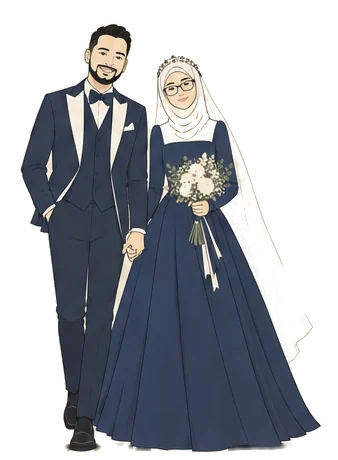
#> input picture assets/art/couple.webp, 338 x 460 px, given in place of invite_postcard.png, which was not available
$ python crop-art.py
#> lines starting #> are read from the running program, lines starting #| are printed output that depends on the picture
#!/usr/bin/env python3
"""Regenerate the Postcard's cropped art layers from the reference PNG.

    python3 tools/crop-art.py [path/to/invite_postcard.png]

Default source: ../requirements/references/invite_postcard.png (relative to the repo root).
Writes transparent WebP layers to assets/art/ (see assets/art/README.md for the file contract).

How the cut-out works (the art sits on cream paper in the PNG, and the site's paper is a slightly
different cream, so a plain crop would show a pale rectangle / halo):
  1. Erase the gold arch line where it runs behind the art (inpaint along its exact rows/columns).
  2. Estimate the local paper colour (normalised Gaussian blur of the pixels that look like paper).
  3. Soft key: alpha = smoothstep of the CIE-Lab distance to the local paper colour.
  4. Solid interior: threshold → close → fill holes → keep the components that touch the subject,
     so white rose petals / the white veil (which are close to the paper colour) stay opaque.
  5. Un-mix the colour: F = B + (I − B) / α, so semi-transparent edges carry the subject's colour
     instead of cream (no halo on any ground). Contact shadows survive as faint dark alpha.
Requires: numpy, opencv-python (cv2), Pillow with WebP.
"""
import os
import sys

import cv2
import numpy as np
from PIL import Image

ROOT = os.path.dirname(os.path.dirname(os.path.abspath(__file__)))
SRC = sys.argv[1] if len(sys.argv) > 1 else os.path.join(ROOT, '..', 'requirements', 'references', 'invite_postcard.png')
OUT = os.path.join(ROOT, 'assets', 'art')

# Reference geometry (px in the 1024×1536 PNG) — the gold frame's straight runs and bottom notches.
ARCH_X = (66, 953)       # centre of the vertical sides
ARCH_BASE_Y = 1450.5     # centre of the base line
NOTCH_R = 24             # concave corner radius (centre at the outer corner)
CLOSE = 13               # closing kernel that seals white petals' outlines before hole filling
BIG_HOLE = 700           # enclosed paper-coloured areas at least this big (px²) are part of the subject

# name: (box x0, y0, x1, y1), bleed edges (alpha may touch these), seed box (in crop coords) for the subject
# seeds: boxes in PNG px; connected groups touching a seed are the subject, everything else is dropped
LAYERS = {
    'roses-top-left':     dict(box=(0, 0, 336, 476), bleed='tl', q=84,
                               seeds=[(0, 0, 280, 300), (0, 300, 110, 440)]),
    'roses-bottom-right': dict(box=(716, 1088, 1024, 1536), bleed='br', q=84,
                               seeds=[(860, 1120, 1024, 1536), (740, 1300, 1024, 1536)]),
    'lantern-1':          dict(box=(788, 0, 892, 300), bleed='t', q=86, seeds=[(830, 0, 860, 270)]),
    'lantern-2':          dict(box=(884, 0, 984, 380), bleed='t', q=86, seeds=[(920, 0, 945, 350)]),
    'couple':             dict(box=(356, 1004, 694, 1464), bleed='', q=86, seeds=[(420, 1040, 640, 1440)]),
}

ARCH_TIP = (509.5, 75)   # archPath(887, …) placed at x=66, y=75
ARCH_W = 887
SIDE = 0.465


def _bez(p0, p1, p2, p3, n=80):
    t = np.linspace(0, 1, n)[:, None]
    return (1 - t) ** 3 * p0 + 3 * (1 - t) ** 2 * t * p1 + 3 * (1 - t) * t ** 2 * p2 + t ** 3 * p3


# [10 lines left out: function arch_dome_points, not called in this run]


def smoothstep(e0, e1, x):
    t = np.clip((x - e0) / (e1 - e0), 0, 1)
    return t * t * (3 - 2 * t)


def to_lab(rgb01):
    return cv2.cvtColor(rgb01.astype(np.float32), cv2.COLOR_RGB2Lab)


# [128 lines left out: functions arch_line_mask, fill_holes, cut, not called in this run]


def main():
    os.makedirs(OUT, exist_ok=True)
    src = np.asarray(Image.open(SRC).convert('RGB'))
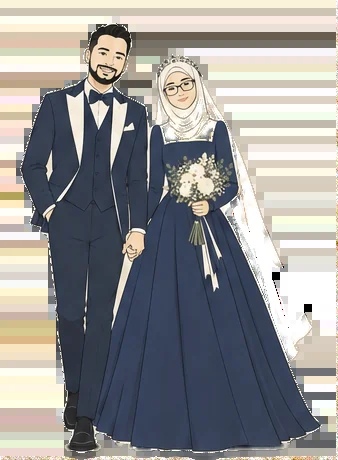
#> src: shape (460, 338, 3); mean R, G, B 148, 147.3, 146.8
#> (the run stopped early here; a loop or call above may not have finished)

$ run again, on assets/art/roses-top-left.webp
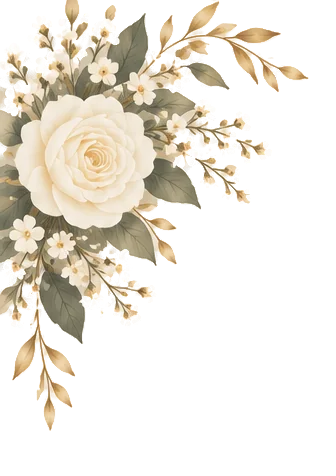
#> input picture assets/art/roses-top-left.webp, 336 x 476 px
#> in main, `src = np.asarray(Image.open(SRC).convert('RGB'))`:
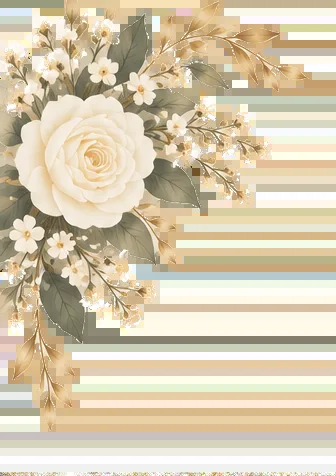
#> src: shape (476, 336, 3); mean R, G, B 215.1, 202.2, 175.5
